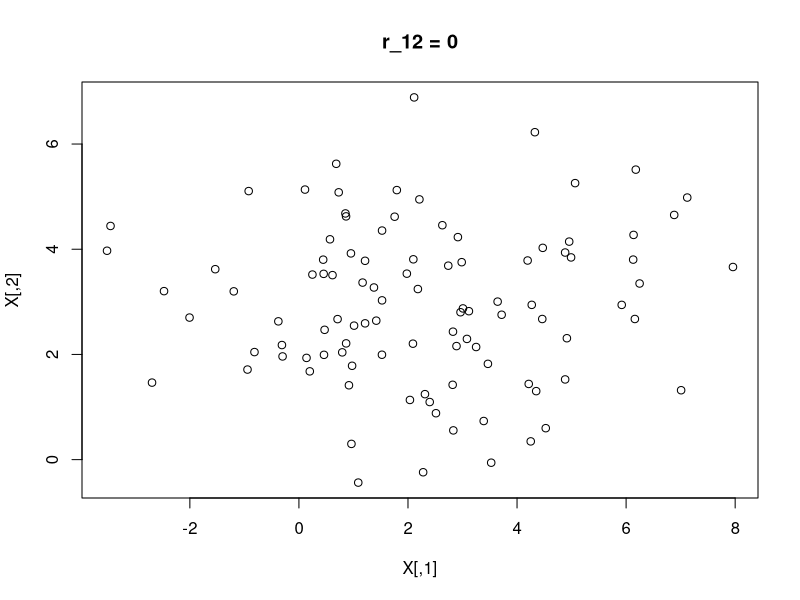
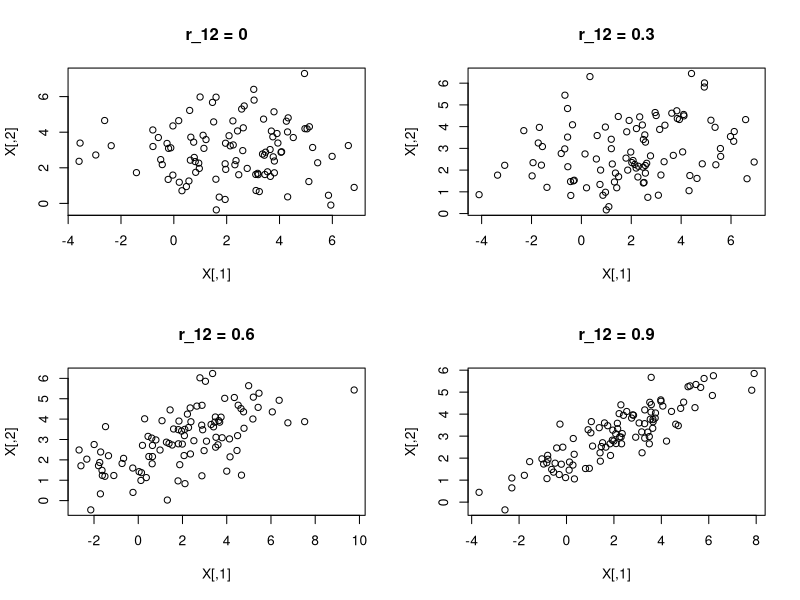
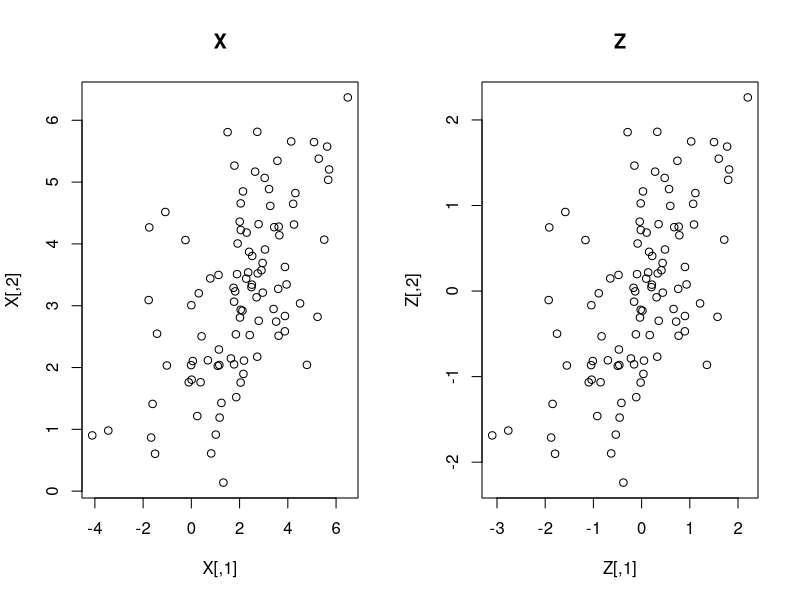
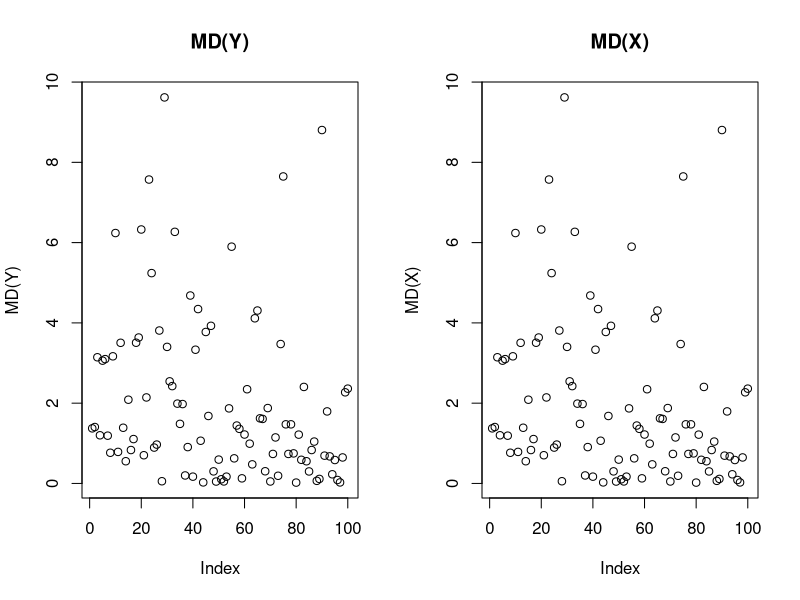
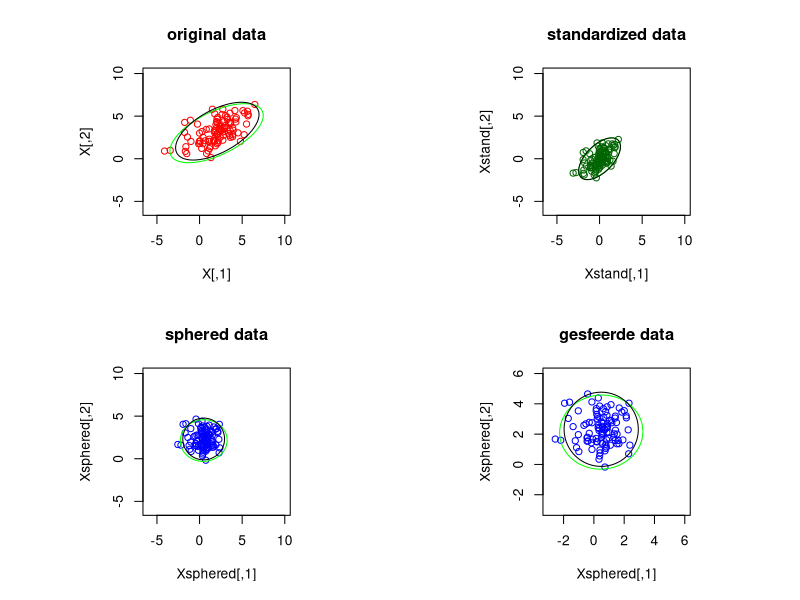

Generate these figures, in order, with R:
##############################
#  SMDA: EXERCISE SESSION 2  #
##############################


rm(list = ls())



# EXERCISE 1 --------------------------------------------------------------------------------------

library(MASS) # needed for function mvrnorm()

s12 <- 0 * sqrt(5 * 2)
Sigma_matrix <- matrix(c(5, s12, s12, 2), nrow = 2)

X <- mvrnorm(n = 100, mu = c(2, 3), Sigma = Sigma_matrix)

plot(X, main = paste("r_12 =", s12/sqrt(5 * 2)))

par(mfrow = c(2, 2))

for (s12 in c(0, 0.3, 0.6, 0.9)*sqrt(5*2) ) {
  Sigma_matrix <- matrix(c(5, s12, s12, 2), nrow = 2)
  X <- mvrnorm(n = 100, mu = c(2, 3), Sigma = Sigma_matrix)
  plot(X, main = paste("r_12 =", s12/sqrt(5*2)))
}


set.seed(2019)

r12 <- 0.6
s12 <- r12 * sqrt(5*2)
Sigma <- matrix(c(5, s12, s12, 2), ncol=2)
X <- mvrnorm(n = 100, mu = c(2, 3), Sigma = Sigma)
X



# EXERCISE 2 --------------------------------------------------------------------------------------

colMeans(X) # or: apply(X, 2, mean)
cov(X)

Z <- scale(X, center = colMeans(X), scale = TRUE)
# Z <- scale(X, center = colMeans(X), scale = apply(X, 2 ,sd) )
# Z <- scale(X, center = colMeans(X), scale = sqrt(diag(cov(X))) )

par(mfrow = c(1, 2))
plot(X, main = "X")
plot(Z, main = "Z")

colMeans(Z)
cov(Z)
cor(X)



# EXERCISE 3 --------------------------------------------------------------------------------------

set.seed(2019)

A <- matrix(c(3, 5, -2, 1), ncol = 2)
A
d <- rnorm(2)
d
Y <- t( t(X%*%A) + d )
# Y <- sweep(X%*%A, 2, d, FUN = "+")
Y

colMeans(Y)
colMeans(X)%*%A + d

cov(Y)
t(A) %*% cov(X) %*% A



# EXERCISE 4 --------------------------------------------------------------------------------------

mahalanobis(Y, center = colMeans(Y), cov = cov(Y))
mahalanobis(X, center = colMeans(X), cov = cov(X))
plot(mahalanobis(Y, center = colMeans(Y), cov = cov(Y)), ylab = "MD(Y)", main = "MD(Y)")
plot(mahalanobis(X, center = colMeans(X), cov = cov(X)), ylab = "MD(X)", main = "MD(X)")



# EXERCISE 5 (b) ----------------------------------------------------------------------------------

library(ellipse) # needed for function ellipse()

Xstand <- scale(X, center = TRUE, scale = TRUE)

e <- eigen(cov(X))
V <- e$vectors
V %*% diag(e$values) %*% t(V)
cov(X)

Sroot <- V %*% diag(e$values^-0.5) %*% t(V)
Sroot %*% Sroot
solve(cov(X))

Xsphered <- X %*% Sroot

par(mfrow = c(2, 2))
par(pty = "s")  # squared figure

plot(X, xlim = c(-6, 10), ylim=c(-6, 10), col = "red", main = "original data")
lines(ellipse(x = Sigma,  centre = c(2, 3),      level = 0.95, t = sqrt(qchisq(0.95, 2)), npoints = 1000), col = "green")
lines(ellipse(x = cov(X), centre = colMeans(X),  level = 0.95, t = sqrt(qchisq(0.95, 2)), npoints = 1000))

plot(Xstand, xlim = c(-6, 10), ylim = c(-6, 10), col = "darkgreen", main = "standardized data")
lines(ellipse(x = cov2cor(Sigma),  centre = c(0, 0),           level = 0.95, t = sqrt(qchisq(0.95, 2)), npoints = 1000), col = "green")
lines(ellipse(x = cov(Xstand),     centre = colMeans(Xstand),  level = 0.95, t = sqrt(qchisq(0.95, 2)), npoints = 1000))

plot(Xsphered, xlim = c(-6, 10), ylim = c(-6, 10), col = "blue", main = "sphered data")
lines(ellipse(x = Sroot %*% Sigma %*% t(Sroot), centre = c(2,3) %*% Sroot,   npoints = 1000), col = "green")
lines(ellipse(x = cov(Xsphered),                centre = colMeans(Xsphered), npoints = 1000))

# other axes:
plot(Xsphered, xlim = c(-3, 6), ylim = c(-3,6), col = "blue", main = "gesfeerde data")
lines(ellipse(x = Sroot %*% Sigma %*% t(Sroot), centre = c(2,3)%*% Sroot,    npoints = 1000), col="green")
lines(ellipse(x = cov(Xsphered),                centre = colMeans(Xsphered), npoints = 1000))

par(mfrow = c(1,1))
par(pty = "m")
